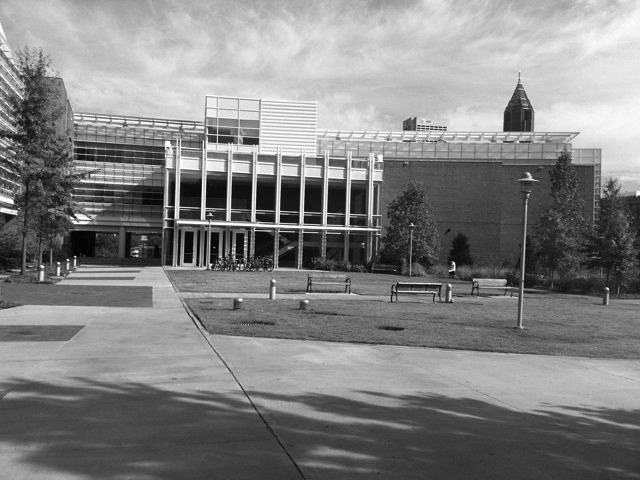
%> input picture ps5_matlab_Haoyang_Zeng/simA.jpg, 640 x 480 px
$ octave ps5_2_a.m   (GNU Octave 9; MATLAB toolbox functions it lacks are replaced by stand-ins)
%> lines starting %> are read from the running program, lines starting %| are printed output that depends on the picture; in (x1, y1, x2, y2) boxes, pixels count from 0 and x2, y2 are one past the last pixel; in counts of white or black regions, pixels touching at a corner belong together; the program's own positions count from 1
F1 = imread('simA.jpg');
%> F1 is the input picture: size 480x640 uint8; min 0, max 255, mean 130.6
F2 = imread('simB.jpg');
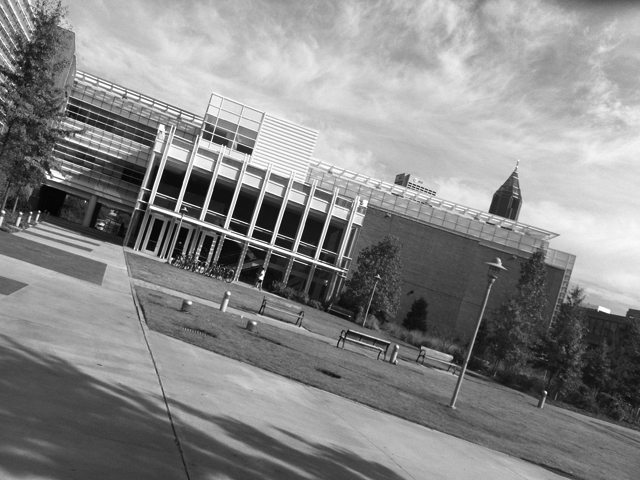
%> input picture ps5_matlab_Haoyang_Zeng/simB.jpg, 640 x 480 px
%> F2 is the input picture: size 480x640 uint8; min 0, max 255, mean 136
[m,n] = size(F1);
%> m = 480; n = 640
%smooth
img1 = imgaussfilt(F1,2);
img2 = imgaussfilt(F2,2);
[X1,Y1] = imgradientxy(img1);
[X2,Y2] = imgradientxy(img2);

GF = fspecial('gaussian',16,2);
%get the gradient graph
[GradientX1,GradientY1] = imgradientxy(F1);
x1 = im2uint8(GradientX1);
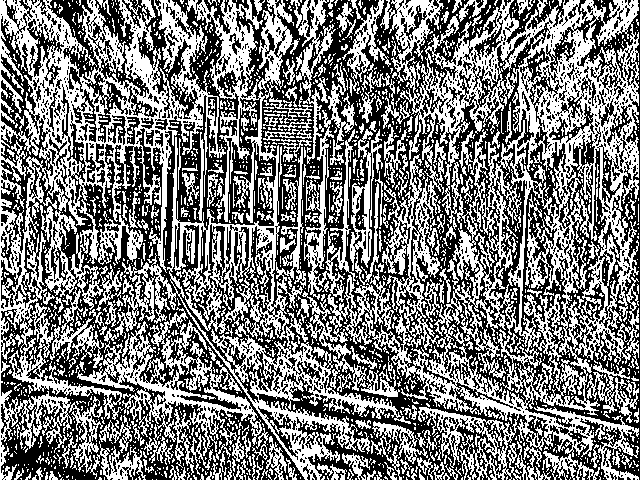
%> x1: size 480x640 uint8; 48.3% white in thin lines or dots
y1 = im2uint8(GradientY1);
%> y1: size 480x640 uint8; 48.8% white; 1569 white regions (1345 under 20 px), largest, box (x1, y1, x2, y2) and area: (0, 47, 640, 428) 79419, (0, 0, 640, 84) 18659, (0, 427, 305, 479) 4728
%smooth the graph by Gaussian
m11 = imfilter(x1 .* x1, GF);
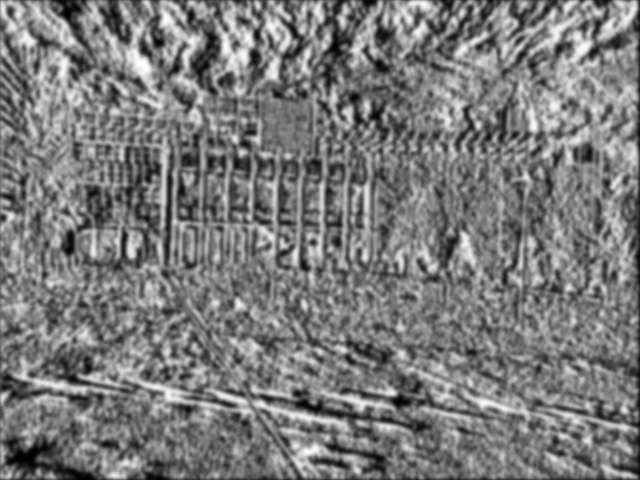
%> m11: size 480x640 uint8; min 0, max 255, mean 122.3
m12 = imfilter(x1 .* y1, GF);
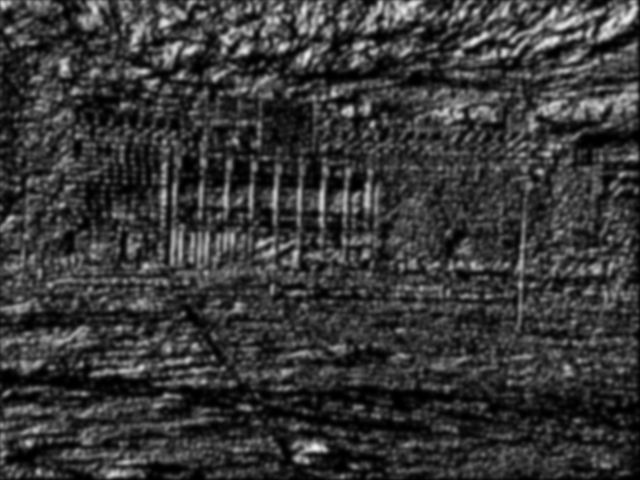
%> m12: size 480x640 uint8; min 0, max 241, mean 55.5
m21 = imfilter(x1 .* y1, GF);
m22 = imfilter(y1 .* y1, GF);
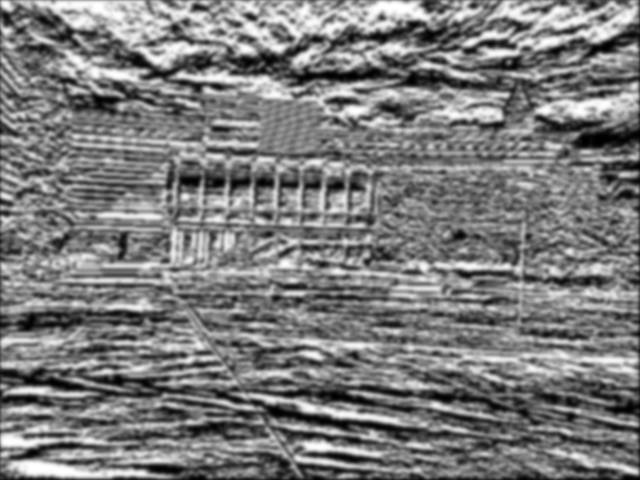
%> m22: size 480x640 uint8; min 0, max 255, mean 123.6
hv1 = (m11 .* m22 - m12 .* m21) - 0.5 * (m11 + m22).^2;
for i = 1 : size (hv1, 1)
    for j = 1 : size (hv1, 2)
        if hv1(i,j) < 125
            hv1 (i,j) = 0;
        end
    end
end
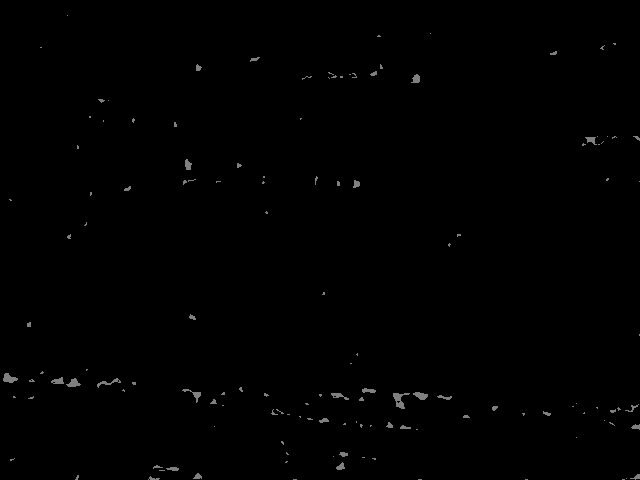
%> hv1: size 480x640 uint8; min 0, max 127, mean 0.9
max = colfilt(hv1, [5 5], 'sliding', @max);
jud = im2uint8(hv1 == max & max > 0);
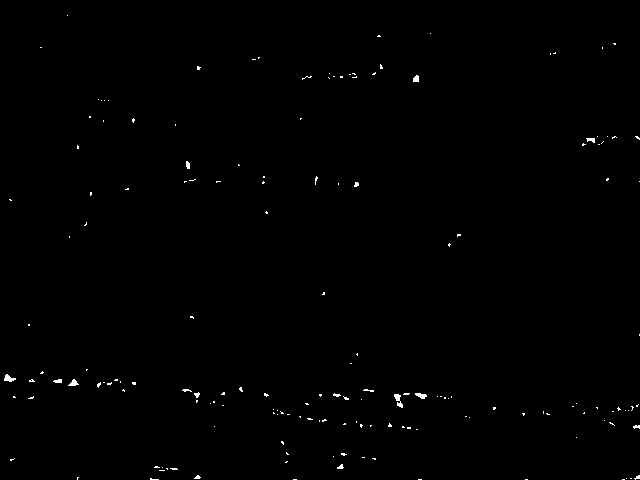
%> jud: size 480x640 uint8; 0.4% white in thin lines or dots
jud = jud./255;
%> jud: size 480x640 uint8; values 0 (black) and 1 (white), 0.4% white in thin lines or dots
%get the max points
Max1 = hv1.* jud;
f1 = single(F1);
Fin1 = zeros(4,1000);
index = 1;
for i = 1 : m
    for j = 1 : n
        if(Max1(i,j) > 0)
            Fin1(1,index) = j;
            Fin1(2,index) = i;
            Fin1(3,index) = 1;
            angle = atan2(X1(i,j),Y1(i,j));
            Fin1(4,index) = angle;
            index = index + 1;
        end
    end
end
%> after the loop, Fin1 = 1233 columns, first 8: [68 431 379 380 378 379 380 381; 16 34 36 36 37 37 37 37; 1 1 1 1 1 1 1 1; -1.25 -3.08 -2.71 -2.68 -2.68 -2.68 -2.68 -2.55]; angle = 3.12; index = 1234
%> (the run ends here)
